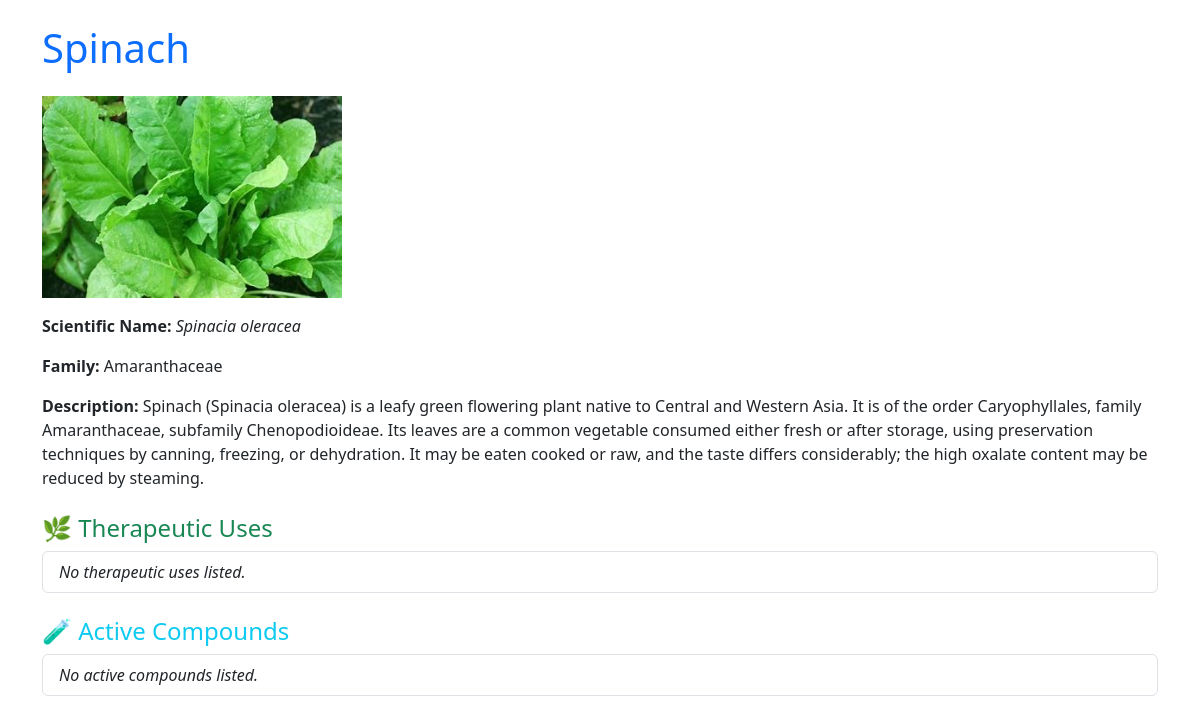
The page /plant/3/ on the database its author committed.
### plants/models.py (models this page shows, shortened)
class Plant(models.Model):
    name = models.CharField(max_length=200)
    scientific_name = models.CharField(max_length=200)
    family = models.CharField(max_length=100)
    image = models.ImageField(upload_to='plants/')
    description = models.TextField()
    therapeutic_uses = models.ManyToManyField(TherapeuticUse, blank=True)
    active_compounds = models.ManyToManyField(Compound, blank=True)

### plants/views.py (the view)
# urls.py: path('plant/<int:pk>/', views.plant_detail, name='plant_detail'),
def plant_detail(request, pk):
    plant = get_object_or_404(Plant, pk=pk)
    return render(request, "plants/plant_detail.html", {"plant": plant})

### plants/templates/plants/plant_detail.html (shortened to what this page needs)
<!DOCTYPE html>
<html lang="en">
<head>
    <link href="https://cdn.jsdelivr.net/npm/bootstrap@5.3.0/dist/css/bootstrap.min.css" rel="stylesheet">
</head>
<body>
<div class="container py-4">
    <h1 class="mb-4 text-primary">{{ plant.name }}</h1>
    <img src="{{ plant.image.url }}" class="mb-3" width="300" alt="{{ plant.name }}">
    <p><strong>Scientific Name:</strong> <em>{{ plant.scientific_name }}</em></p>
    <p><strong>Family:</strong> {{ plant.family }}</p>
    <p><strong>Description:</strong> {{ plant.description }}</p>
    <h4 class="mt-4 text-success">🌿 Therapeutic Uses</h4>
    <ul class="list-group mb-4">
        {% for use in plant.therapeutic_uses.all %}
        <li class="list-group-item">
            <strong>{{ use.name }}</strong><br>
            <small class="text-muted">{{ use.description }}</small>
        </li>
        {% empty %}
        <li class="list-group-item"><em>No therapeutic uses listed.</em></li>
        {% endfor %}
    </ul>
    <h4 class="text-info">🧪 Active Compounds</h4>
    <ul class="list-group">
        {% for compound in plant.active_compounds.all %}
        <li class="list-group-item">
            <strong>{{ compound.name }}</strong><br>
            <small class="text-muted">{{ compound.description }}</small>
        </li>
        {% empty %}
        <li class="list-group-item"><em>No active compounds listed.</em></li>
        {% endfor %}
    </ul>
</div>
</body>
</html>

### rows shown on the page
Plant: name "Spinach", image (picture), scientific_name "Spinacia oleracea", family "Amaranthaceae", description "Spinach (Spinacia oleracea) is a leafy green flowering plant native to Central and Western Asia. It is of the order Caryophyllales, family Amaranthaceae, subfamily Chenopodioideae. Its leaves are a common vegetable consumed either fresh or after storage, using preservation techniques by canning, freezing, or dehydration. It may be eaten cooked or raw, and the taste differs considerably; the high oxalate content may be reduced by steaming."
